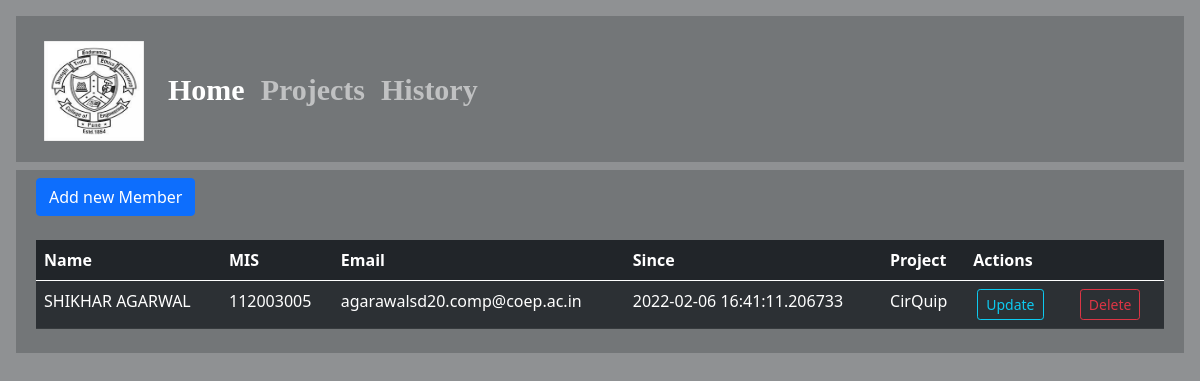
The app's page /members/CirQuip with its own data.
### app.py (models this page shows, shortened)
class COEP_Members(db.Model):
    name = db.Column(db.String(100))
    mis = db.Column(db.Integer(), primary_key=True, nullable=False)
    email = db.Column(db.String())
    project = db.Column(db.String(100), nullable=False)
    since = db.Column(db.DateTime, default=datetime.datetime.utcnow)

### app.py (the view)
@app.route('/members/<project>', methods=['GET'])
def read_members(project):
    if request.method == 'GET':
        members = COEP_Members.query.all()
        return render_template("members.html", get=members, project = project)

### templates/members.html (shortened to what this page needs)
{% extends 'base.html' %}
{% block background %}
  <div class="bg-dark p-2 text-dark bg-opacity-25">
    <div class="container-fluid" style="overflow-x:auto;">
      <div>
        <a href="/members/" type="button" class="btn btn-primary">Add new Member</a>
      </div>
      <br>
      {% if get|length == 0 %}
      <div class="alert alert-danger text-center" role="alert">
        No Members Found!
      </div>
      {% else %}
        <table class="table table-dark table-striped">
          <thead>
            <tr>
              <th scope="col">Name</th>
              <th scope="col">MIS</th>
              <th scope="col">Email</th>
              <th scope="col">Since</th>
              <th scope="col">Project</th>
              <th scope="col" colspan="2">Actions</th>
            </tr>
          </thead>
          <tbody>
            {% for members in get %}
            {% if members.project == project %}
              <tr>
                <td>{{members.name}}</td>
                <td>{{members.mis}}</td>
                <td>{{members.email}}</td>
                <td>{{members.since}}</td>
                <td>{{members.project}}</td>
                <td><a href="/members/{{members.project}}/update/{{members.mis}}" type="button" class="btn btn-outline-info btn-sm mx-1">Update</a></td>
                <td><a href="/members/{{members.project}}/delete/{{members.mis}}" type="button" class="btn btn-outline-danger btn-sm mx-1">Delete</a></td>
              </tr>
            {% endif %}
            {% endfor %}
          </tbody>
        </table>
        {% endif %}
    </div>
  </div>
{% endblock background %}

### records on screen
COEP_Members: name "SHIKHAR AGARWAL", mis "112003005", email "agarawalsd20.comp@coep.ac.in", since "2022-02-06 16:41:11.206733", project "CirQuip"
